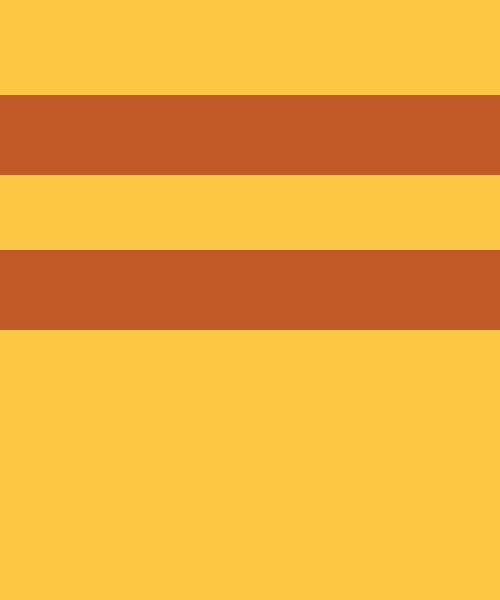
Frame 1 (no input)
Frame 60 (no input): identical to frame 1, image omitted
Frame 120 (the mouse pressed at the canvas centre since frame 60): identical to frame 1, image omitted

The p5.js sketch that drew this single still picture (run headless with seeded random() and noise() and a simulated clock; from frame 60 on, the mouse is pressed at the canvas centre):

// p5.js sketch
// ── sketch.js

function setup() {
	createCanvas(500, 600);
	noStroke();
}

function draw() {
	// pikachu's face
	background(252, 199, 67);

	// pikachu's eyes
	// fill(24, 18, 18);
	// rect(80, 60, 80, 105);
	// rect(340, 60, 80, 105);
	// fill(56, 53, 34);
	// rect(80, 145, 80, 20);
	// rect(340, 145, 80, 20);
	// fill(255, 255, 255);
	// rect(112, 70, 33, 33);
	// rect(355, 70, 33, 33);

	// pikachu's mouth
	// fill(147, 95, 108);
	// rect(130, 227, 240, 68);
	// fill(214, 156, 181);
	// rect(165, 265, 170, 30);

	// // pikachu's nose 
	// fill(29, 15, 38);
	// rect(235, 185, 30, 15);

	// // pikachu's cheecks 
	// fill(223, 107, 84);
	// rect(0, 195, 76, 76);
	// rect(424, 195, 76, 76);

	// pikachu's stripes 
	fill(193, 90, 38);
	rect(0, 95, 500, 80);
	rect(0, 250, 500, 80);
	// rect(270, 0, 80, 100);
	// rect(425, 0, 80, 100);
}	
// ── bulbasaur.js

function setup() {
	createCanvas(200, 80);
	noStroke();
}

function draw() {
	// background(187, 229, 113);

	// bulbasaur's eyes
	// fill(240, 246, 245);
	// quad(50, 75, 50, 170, 175, 170, 145, 75);
	// quad(450, 75, 450, 170, 325, 170, 355, 75);
	// fill(208, 53, 75);
	// quad(80, 95, 80, 170, 175, 170, 151, 95);
	// quad(420, 95, 420, 170, 325, 170, 349, 95);
	// fill(224, 91, 111);
	// quad(80, 145, 80, 170, 175, 170, 167, 145);
	// quad(420, 145, 420, 170, 325, 170, 334, 145);
	// fill(240, 246, 245);
	// rect(115, 115, 28, 45);
	// rect(355, 115, 28, 45);

	// bulbasaur's mouth
	// fill(189, 78, 127);
	// rect(80, 215, 340, 55);
	// fill(238, 138, 188);
	// rect(120, 245, 260, 25)
	// fill(241, 241, 242);
	// rect(105, 215, 25, 20);
	// rect(370, 215, 25, 20);

	// bulbasaur's spots
	// fill(88, 131, 32);
	// rect(260, 55, 60, 60);
	// rect(160, 25, 35, 35);
	// rect(210, 0, 85, 40);

	// bulbasaur's nose
	// fill(88, 131, 32);
	// rect(242, 188, 3, 15);
	// rect(255, 188, 3, 15);

	// face top spot
	// fill(88, 131, 32);
	// rect(210, 155, 85, 45);

	// body spots
	// fill(88, 131, 32);
	// rectMode(CENTER);
	// rect(150, 30, 100, 60);

	// seed lines
	background(96, 206, 75);
	fill(68,145,56);
	rectMode(CENTER);
	rect(width/2, height/2, 20, height);
	// rect(width/2, height/2, width, 20);
	// rect(width/2, height/2, 75, 75);



}
// ── diglett.js

function setup() {
	createCanvas(300, 500);
	noStroke();
}

function draw() {
	background(220,181,150);

	// diglett's eyes
	// fill(35, 33, 34);
	// rect(60, 50, 40, 100);
	// rect(200, 50, 40, 100);
	// fill(58, 50, 47);
	// rect(60, 140, 40, 20);
	// rect(200, 140, 40, 20);
	// fill(253, 253, 253);
	// rect(66, 58, 28, 28);
	// rect(206, 58, 28, 28);

	// diglett's nose 
	/*fill(248, 237, 244);
	rect(15, 15, 40, 15);*/
}
// ── magnemite.js

function setup() {
	createCanvas(300, 300);
	noStroke();
}

function draw() {
	// magnemite's face
	background(199,190,159);
	fill(250, 251, 253);
	rect(75, 50, 150, 150);
	fill(16, 22, 40);
	rectMode(CENTER);
	rect(150, 125, 10, 10);
	rectMode(CORNER);

	// magnemite's screws
	// background(195, 204, 203);
	// rectMode(CENTER);
	// fill(133, 131, 134);
	// rect(width/2, height/2, 28, 120);
	// rect(width/2, height/2, 120, 28);
	//rect(width/2, height/2, width, 12);

}	
// ── poliwag.js
function setup() {
	createCanvas(90, 60);
	noStroke();
}

function draw() {
	rectMode(CENTER);

	// poliwag
    background(254,179,205);

    // poliwag's tummy
    // fill(250, 250, 250);
    // rect(250, 360, 411, 278, 10);
    // rectMode(CORNER);
    // fill(54, 40, 40);
    // rect(100, 267, 33, 239);
    // rect(100, 267, 300, 33);
    // rect(368, 267, 33, 239);
    // rect(172, 467, 228, 33); 
    // rect(172, 344, 33, 161);
    // rect(172, 344, 150, 33);
    // rect(294, 344, 33, 100);
    // rect(250, 411, 72, 33);

    // poliwag's eyes
    // fill(255);
    // rect(45, 45, 133, 133);
    // rect(323, 45, 133, 133);
    // fill(0);
    // rect(73, 45, 105, 105);
    // rect(323, 45, 105, 105);
    // fill(255);
    // rect(117, 62, 45, 45);
    // rect(340, 62, 45, 45);

    // poliwag's mouth
    // fill(241, 200, 217);
    // rect(200, 178, 106, 72);
    fill(78, 46, 67);
    rect(width/2, height/2, 50, 22);
}
// ── slowpoke.js

function setup() {
	createCanvas(120, 120);
	noStroke();
}

function draw() {
	// slowpoke's face
	background(222, 196, 208);
	// fill(217, 207, 168);
	// rect(50, 175, 200, 62.5);
	// fill(250, 250, 250);
	// rect(55, 95, 60, 80);
	// rect(185, 95, 60, 80);
	// fill(57, 56, 56);
	// rect(82, 115, 10, 10);
	// rect(208, 115, 10, 10);

	// slowpoke's mouth
	// fill(153, 141, 121);
	// rect(width/2 - 15, 30, 7, 20);
	// rect(width/2 + 15, 30, 7, 20);
	// fill(88, 64, 71);
	// rect(10, 10, 180, 42.5);
	// fill(156, 123, 136);
	// rect(40, 32.5, 120, 20);

	// slowpoke's ears
	fill(159, 138, 148);
	rect(width / 2 + 10, 20, 15, 100);
	rect(30, 20, 45, 15);
	
}	
